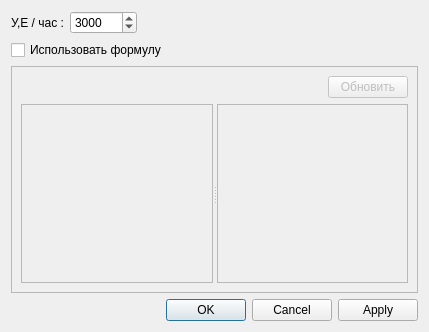
<?xml version="1.0" encoding="UTF-8"?>
<ui version="4.0">
 <class>PriceRules</class>
 <widget class="QDialog" name="PriceRules">
  <property name="geometry">
   <rect>
    <x>0</x>
    <y>0</y>
    <width>429</width>
    <height>332</height>
   </rect>
  </property>
  <property name="windowTitle">
   <string>Dialog</string>
  </property>
  <layout class="QVBoxLayout" name="verticalLayout">
   <item>
    <layout class="QHBoxLayout" name="horizontalLayout">
     <item>
      <widget class="QLabel" name="label_5">
       <property name="text">
        <string>У,Е / час :</string>
       </property>
      </widget>
     </item>
     <item>
      <widget class="QSpinBox" name="price_spin">
       <property name="maximum">
        <number>100000</number>
       </property>
       <property name="singleStep">
        <number>100</number>
       </property>
       <property name="value">
        <number>3000</number>
       </property>
      </widget>
     </item>
     <item>
      <spacer name="horizontalSpacer">
       <property name="orientation">
        <enum>Qt::Horizontal</enum>
       </property>
       <property name="sizeHint" stdset="0">
        <size>
         <width>40</width>
         <height>20</height>
        </size>
       </property>
      </spacer>
     </item>
    </layout>
   </item>
   <item>
    <widget class="QCheckBox" name="checkBox">
     <property name="text">
      <string>Использовать формулу</string>
     </property>
    </widget>
   </item>
   <item>
    <widget class="QFrame" name="formula_form">
     <property name="enabled">
      <bool>false</bool>
     </property>
     <property name="frameShape">
      <enum>QFrame::StyledPanel</enum>
     </property>
     <property name="frameShadow">
      <enum>QFrame::Raised</enum>
     </property>
     <layout class="QVBoxLayout" name="verticalLayout_2">
      <item>
       <layout class="QHBoxLayout" name="horizontalLayout_4">
        <item>
         <spacer name="horizontalSpacer_2">
          <property name="orientation">
           <enum>Qt::Horizontal</enum>
          </property>
          <property name="sizeType">
           <enum>QSizePolicy::Expanding</enum>
          </property>
          <property name="sizeHint" stdset="0">
           <size>
            <width>40</width>
            <height>20</height>
           </size>
          </property>
         </spacer>
        </item>
        <item>
         <widget class="QPushButton" name="pushButton_5">
          <property name="sizePolicy">
           <sizepolicy hsizetype="Minimum" vsizetype="Fixed">
            <horstretch>0</horstretch>
            <verstretch>0</verstretch>
           </sizepolicy>
          </property>
          <property name="text">
           <string>Обновить</string>
          </property>
         </widget>
        </item>
       </layout>
      </item>
      <item>
       <widget class="QSplitter" name="splitter">
        <property name="sizePolicy">
         <sizepolicy hsizetype="Expanding" vsizetype="Expanding">
          <horstretch>0</horstretch>
          <verstretch>0</verstretch>
         </sizepolicy>
        </property>
        <property name="orientation">
         <enum>Qt::Horizontal</enum>
        </property>
        <widget class="QTableView" name="price_table">
         <property name="sizeAdjustPolicy">
          <enum>QAbstractScrollArea::AdjustToContentsOnFirstShow</enum>
         </property>
         <property name="showDropIndicator" stdset="0">
          <bool>false</bool>
         </property>
         <property name="dragDropOverwriteMode">
          <bool>false</bool>
         </property>
         <property name="alternatingRowColors">
          <bool>true</bool>
         </property>
         <property name="selectionMode">
          <enum>QAbstractItemView::SingleSelection</enum>
         </property>
         <property name="selectionBehavior">
          <enum>QAbstractItemView::SelectRows</enum>
         </property>
         <property name="sortingEnabled">
          <bool>true</bool>
         </property>
         <attribute name="horizontalHeaderStretchLastSection">
          <bool>true</bool>
         </attribute>
        </widget>
        <widget class="QTableView" name="code_table">
         <property name="sizeAdjustPolicy">
          <enum>QAbstractScrollArea::AdjustToContentsOnFirstShow</enum>
         </property>
         <property name="showDropIndicator" stdset="0">
          <bool>false</bool>
         </property>
         <property name="dragDropOverwriteMode">
          <bool>false</bool>
         </property>
         <property name="alternatingRowColors">
          <bool>true</bool>
         </property>
         <property name="selectionMode">
          <enum>QAbstractItemView::SingleSelection</enum>
         </property>
         <property name="selectionBehavior">
          <enum>QAbstractItemView::SelectRows</enum>
         </property>
         <property name="sortingEnabled">
          <bool>true</bool>
         </property>
         <attribute name="horizontalHeaderStretchLastSection">
          <bool>true</bool>
         </attribute>
        </widget>
       </widget>
      </item>
     </layout>
    </widget>
   </item>
   <item>
    <widget class="QDialogButtonBox" name="buttonBox">
     <property name="orientation">
      <enum>Qt::Horizontal</enum>
     </property>
     <property name="standardButtons">
      <set>QDialogButtonBox::Apply|QDialogButtonBox::Cancel|QDialogButtonBox::Ok</set>
     </property>
    </widget>
   </item>
  </layout>
 </widget>
 <resources/>
 <connections>
  <connection>
   <sender>buttonBox</sender>
   <signal>accepted()</signal>
   <receiver>PriceRules</receiver>
   <slot>accept()</slot>
   <hints>
    <hint type="sourcelabel">
     <x>248</x>
     <y>254</y>
    </hint>
    <hint type="destinationlabel">
     <x>157</x>
     <y>274</y>
    </hint>
   </hints>
  </connection>
  <connection>
   <sender>buttonBox</sender>
   <signal>rejected()</signal>
   <receiver>PriceRules</receiver>
   <slot>reject()</slot>
   <hints>
    <hint type="sourcelabel">
     <x>316</x>
     <y>260</y>
    </hint>
    <hint type="destinationlabel">
     <x>286</x>
     <y>274</y>
    </hint>
   </hints>
  </connection>
 </connections>
</ui>
